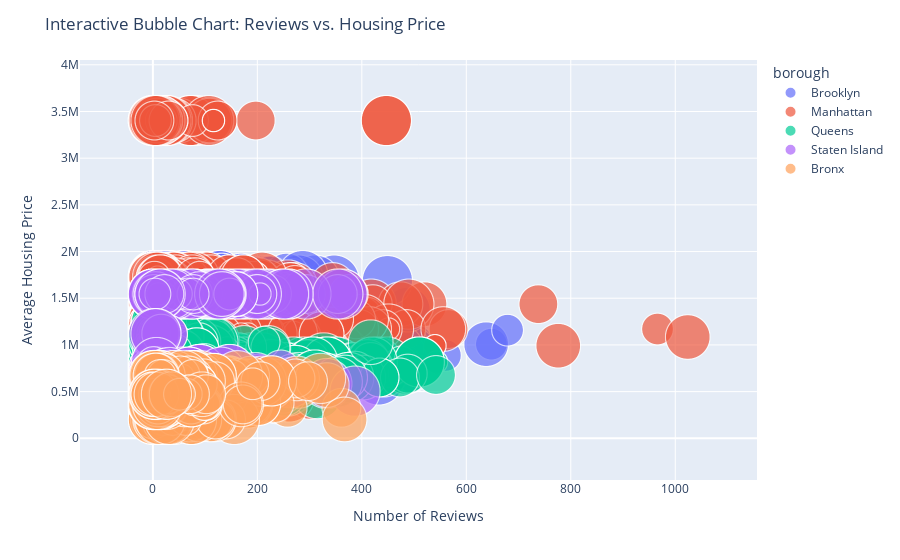

The code cell stored with this chart in its notebook:
### Markdown cell above
### Interactive Visual to select specific borough

### Code cell
import plotly.express as px

# Drop rows with NaN values in the "review rate number" column
cleanup_with_borough.dropna(subset=["review rate number"], inplace=True)

# Create an interactive bubble chart using Plotly Express
fig = px.scatter(
    cleanup_with_borough,
    x="number of reviews",
    y=2023,
    size="review rate number",
    color="borough",
    hover_name="borough",  # Display borough name on hover
    size_max=50,
    opacity=0.7,
    labels={"number of reviews": "Number of Reviews", 2023: "Average Housing Price"},
)

# Update layout
fig.update_layout(
    title="Interactive Bubble Chart: Reviews vs. Housing Price",
    xaxis_title="Number of Reviews",
    yaxis_title="Average Housing Price",
)

# Show the plot
fig.show()

### Figure 1 — Plotly figure (JSON) as saved in the notebook; plotly's stock layout.template omitted (floating-point values rounded to 4 significant figures; data arrays with more than 128 entries replaced by an {"elided": "..."} marker saying what was removed)
{"data": [{"hovertemplate": "<b>%{hovertext}</b><br><br>borough=Brooklyn<br>Number of Reviews=%{x}<br>2023=%{y}<br>review rate number=%{marker.size}<extra></extra>", "hovertext": {"elided": "18123 str values"}, "legendgroup": "Brooklyn", "marker": {"color": "#636efa", "opacity": 0.7, "size": {"elided": "18123 int values"}, "sizemode": "area", "sizeref": 0.002, "symbol": "circle"}, "mode": "markers", "name": "Brooklyn", "showlegend": true, "type": "scattergl", "x": {"elided": "18123 int values"}, "xaxis": "x", "y": {"elided": "18123 float values"}, "yaxis": "y"}, {"hovertemplate": "<b>%{hovertext}</b><br><br>borough=Manhattan<br>Number of Reviews=%{x}<br>2023=%{y}<br>review rate number=%{marker.size}<extra></extra>", "hovertext": {"elided": "16285 str values"}, "legendgroup": "Manhattan", "marker": {"color": "#EF553B", "opacity": 0.7, "size": {"elided": "16285 int values"}, "sizemode": "area", "sizeref": 0.002, "symbol": "circle"}, "mode": "markers", "name": "Manhattan", "showlegend": true, "type": "scattergl", "x": {"elided": "16285 int values"}, "xaxis": "x", "y": {"elided": "16285 float values"}, "yaxis": "y"}, {"hovertemplate": "<b>%{hovertext}</b><br><br>borough=Queens<br>Number of Reviews=%{x}<br>2023=%{y}<br>review rate number=%{marker.size}<extra></extra>", "hovertext": {"elided": "7321 str values"}, "legendgroup": "Queens", "marker": {"color": "#00cc96", "opacity": 0.7, "size": {"elided": "7321 int values"}, "sizemode": "area", "sizeref": 0.002, "symbol": "circle"}, "mode": "markers", "name": "Queens", "showlegend": true, "type": "scattergl", "x": {"elided": "7321 int values"}, "xaxis": "x", "y": {"elided": "7321 float values"}, "yaxis": "y"}, {"hovertemplate": "<b>%{hovertext}</b><br><br>borough=Staten Island<br>Number of Reviews=%{x}<br>2023=%{y}<br>review rate number=%{marker.size}<extra></extra>", "hovertext": {"elided": "2917 str values"}, "legendgroup": "Staten Island", "marker": {"color": "#ab63fa", "opacity": 0.7, "size": {"elided": "2917 int values"}, "sizemode": "area", "sizeref": 0.002, "symbol": "circle"}, "mode": "markers", "name": "Staten Island", "showlegend": true, "type": "scattergl", "x": {"elided": "2917 int values"}, "xaxis": "x", "y": {"elided": "2917 float values"}, "yaxis": "y"}, {"hovertemplate": "<b>%{hovertext}</b><br><br>borough=Bronx<br>Number of Reviews=%{x}<br>2023=%{y}<br>review rate number=%{marker.size}<extra></extra>", "hovertext": {"elided": "1214 str values"}, "legendgroup": "Bronx", "marker": {"color": "#FFA15A", "opacity": 0.7, "size": {"elided": "1214 int values"}, "sizemode": "area", "sizeref": 0.002, "symbol": "circle"}, "mode": "markers", "name": "Bronx", "showlegend": true, "type": "scattergl", "x": {"elided": "1214 int values"}, "xaxis": "x", "y": {"elided": "1214 float values"}, "yaxis": "y"}], "layout": {"legend": {"itemsizing": "constant", "title": {"text": "borough"}, "tracegroupgap": 0}, "margin": {"t": 60}, "title": {"text": "Interactive Bubble Chart: Reviews vs. Housing Price"}, "xaxis": {"anchor": "y", "domain": [0, 1], "title": {"text": "Number of Reviews"}}, "yaxis": {"anchor": "x", "domain": [0, 1], "title": {"text": "Average Housing Price"}}}}
